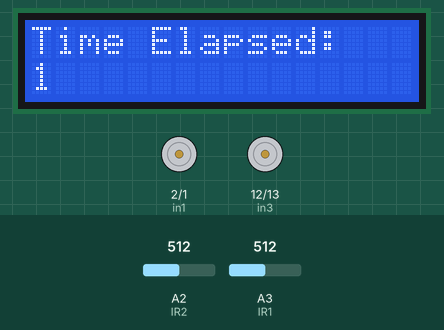
Simulated run of this sketch. Board: Arduino Uno, built with avr-gcc and run on an emulated ATmega328P. On the bench: 16×2 character LCD, motor-driver pin pairs drawn as motors (green arrow = first pin HIGH = forward, orange = second pin HIGH = backward, longer = more drive, scaled by the enable pin). The inputs (shaded band) are chosen by the test bench; at power-on: A2 (IR2) = 512, A3 (IR1) = 512.

Above: at 1.2 s.
1.3 s: A2 (IR2) set to 81
3.5 s: A2 (IR2) set to 68
At 4.4 s:
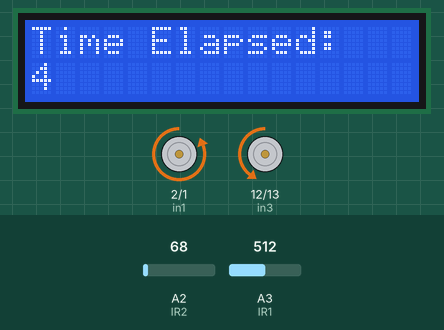
6.5 s: A3 (IR1) set to 80
8.5 s: A3 (IR1) set to 71
At 9.8 s:
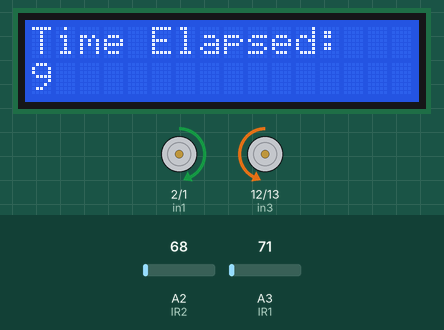
11.5 s: A3 (IR1) set to 122
At 12.8 s:
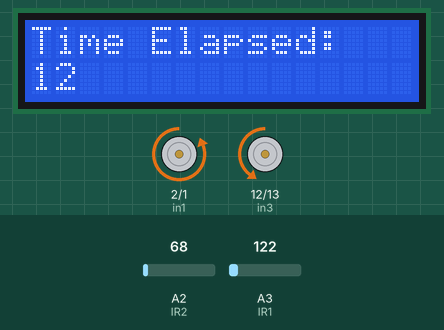
Timing chart, 0 to 14.5 s (numbered marks = the images above; inputs shaded):
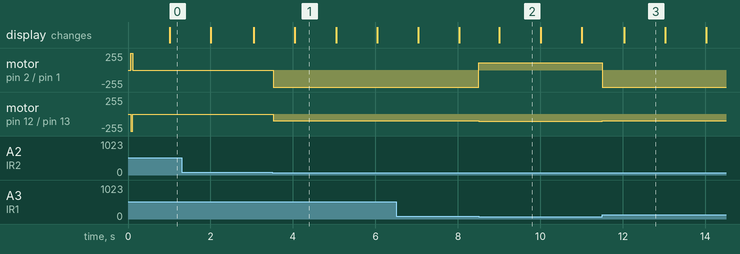

The sketch:

original.ino
```cpp
#include <LiquidCrystal.h>

LiquidCrystal lcd(8, 9, 4, 5, 6, 7);

//motor a
int enA = 3;
int in1 = 2;
int in2 = 1;
//motor B
int enB = 11;
int in3 = 12;
int in4 = 13;
//IR sensors
int IR1 = A3;
int IR2 = A2;
//rotary encoders
int RE1 = A4;
int RE2 = A5;
//figuring out distance
float time = 0;
float L_distance = 0;
float R_distance = 0;
//sensitivity IR1
int sens1 = 750;
//sensitivity IR2
int sens2 = 750;


//int StartTime;
//int interval = 10000;


void setup() {
  lcd.begin(16, 2);

  pinMode(enA, OUTPUT);
  pinMode(enB, OUTPUT);
  pinMode(in1, OUTPUT);
  pinMode(in2, OUTPUT);
  pinMode(in3, OUTPUT);
  pinMode(in4, OUTPUT);
  pinMode(IR1, INPUT);
  pinMode(IR2, INPUT);
  pinMode(RE1, INPUT);
  pinMode(RE2, INPUT);


  digitalWrite(enA, LOW);
  digitalWrite(enB, LOW);
  digitalWrite(in1, LOW);
  digitalWrite(in2, LOW);
  digitalWrite(in3, LOW);
  digitalWrite(in4, LOW);

  lcd.setCursor(0, 0);

  digitalWrite(enA, HIGH);
  digitalWrite(enB, HIGH);
  digitalWrite(in1, HIGH);
  digitalWrite(in2, LOW);
  digitalWrite(in3, LOW);
  digitalWrite(in4, HIGH);

  //lcd.print("Moving for 10s");
  //delay(1000);
  //lcd.clear();
  //StartTime = millis();
}

void loop() {
  int elapsedtime = millis();// - StartTime;
  //int timeleft = (interval - elapsedtime) / 1000;
  lcd.setCursor(0, 0);
  lcd.print("Time Elapsed:");
  lcd.setCursor(0, 1);
  lcd.print(elapsedtime/1000);

  int Right = 10*analogRead(IR1); // Reads the Analog Value on Pin A0 and store it in "Right".
  int Left = 10*analogRead(IR2); // Reads the Analog Value on Pin A1 and store it in "Left".
  if((Right < sens1) && (Left < sens2)){ // Both Sensors detect White Surface
    digitalWrite(in1,HIGH);
    digitalWrite(in2,LOW);
    digitalWrite(in4,HIGH);
    digitalWrite(in3,LOW);
    analogWrite(enA, 110);
    analogWrite(enB, 110);
  }
  if((Right > sens1) && (Left > sens2)){ // Both Sensors detect Black Line
    delay(50);
    digitalWrite(in1,LOW);
    digitalWrite(in2,LOW);
    digitalWrite(in4,LOW);
    digitalWrite(in3,LOW);
    analogWrite(enA,0);
    analogWrite(enB,0);
  }

  if((Right > sens1) && (Left < sens2)){ // Right Sensors detects Black Line and Left sensor detects White Surface.
    digitalWrite(in1,LOW);
    digitalWrite(in2,HIGH);
    digitalWrite(in4,HIGH);
    digitalWrite(in3,LOW);
    analogWrite(enA,255);
    analogWrite(enB,100);
    delay(50);

  }

  if((Right < sens1) && (Left > sens2)){ // Right Sensor detects White Surface and Left sensor detects Black Line.
    digitalWrite(in1,HIGH);
    digitalWrite(in2,LOW);
    digitalWrite(in4,LOW);
    digitalWrite(in3,HIGH);
    analogWrite(enA,100);
    analogWrite(enB,255);
    delay(50);

  }
  }
  //delay(1000);
```

Measured:
- the behaviour switches between 75 and 74 on A2 (IR2) (found by bisection; images 0 and 1)
- the behaviour switches between 75 and 74 on A3 (IR1) (found by bisection; images 1 and 2)
- after the input at 3.5 s, motor on pin 2 (in1) / pin 1 (in2): stopped → backward 255/255 at once; motor on pin 12 (in3) / pin 13 (in4): stopped → backward 100/255 at once
- after the input at 8.5 s, motor on pin 2 (in1) / pin 1 (in2): backward 255/255 → forward 110/255 at once; motor on pin 12 (in3) / pin 13 (in4): backward 100/255 → backward 110/255 at once
- after the input at 11.5 s, motor on pin 2 (in1) / pin 1 (in2): forward 110/255 → backward 255/255 at once; motor on pin 12 (in3) / pin 13 (in4): backward 110/255 → backward 100/255 at once
- what the display in image 1 shows lasts 1.0 s, from 4.0 s to 5.0 s
